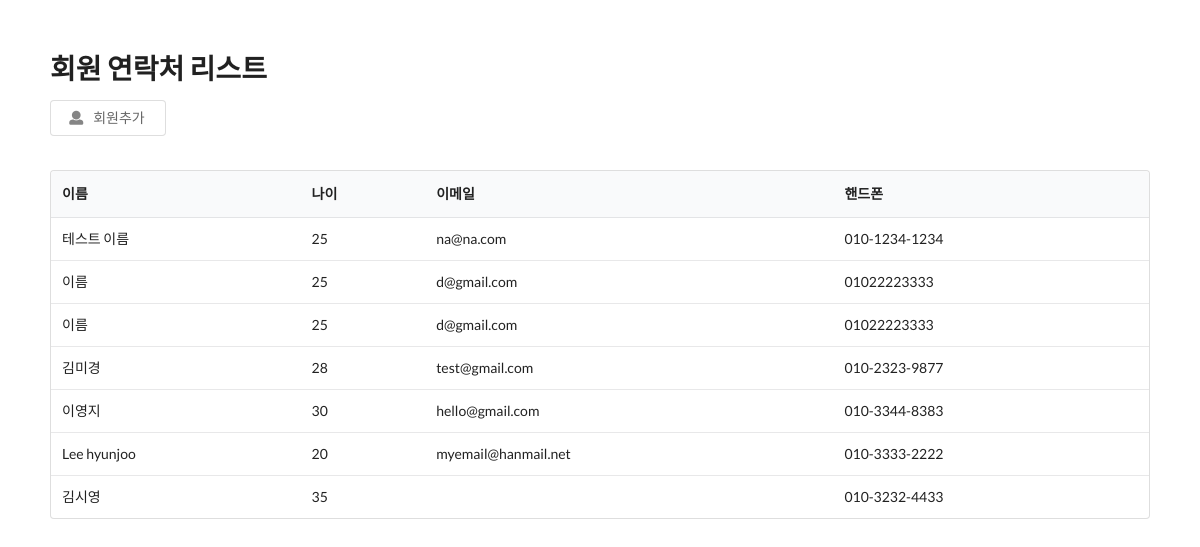
Before: / with the older database file.
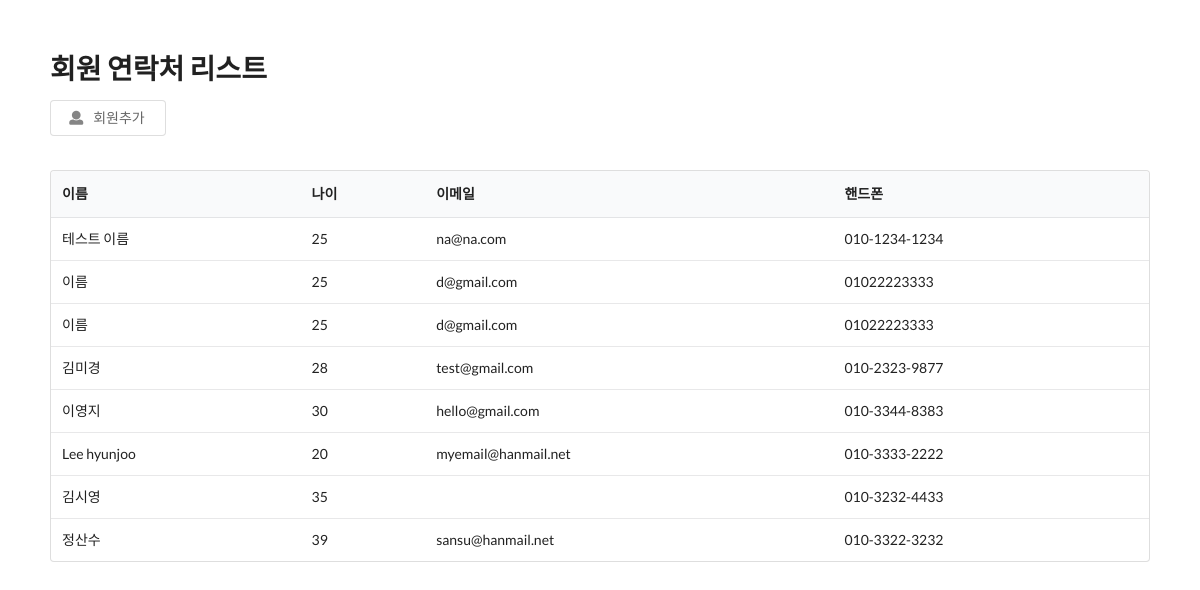
After: the same page with the newer database file.
### tables this page shows
CREATE TABLE members (
id integer primary key autoincrement,
name text not null,
age integer,
email text,
phone text);

### contact.py (the view)
@app.route('/')
def index():
    conn = lite.connect("members.db")
    conn.row_factory = lite.Row
    cur = conn.cursor()
    cur.execute("SELECT * FROM members")
    rows = cur.fetchall();
    conn.close()
    return render_template('index.html', rows = rows)

### templates/index.html
{% extends "layout.html" %}
{% block body %}
<h1>회원 연락처 리스트</h1>
<a id="add-member" class="ui basic button" href="{{ url_for('new_member')}}">
  <i class="icon user"></i> 회원추가
</a>
<table class="ui unstackable table">
  <thead>
    <tr>
      <th>이름</th>
      <th>나이</th>
      <th>이메일</th>
      <th>핸드폰</th>
    </tr>
  </thead>
  <tbody>
    {% for row in rows%}
    <tr>
      <td>{{ row.name }}</td>
      <td>{{ row.age }}</td>
      <td>{{ row.email }}</td>
      <td>{{ row.phone }}</td>
    </tr>
    {% endfor %}
  </tbody>
</table>
{% endblock %}

### templates/layout.html (shortened to what this page needs)
<!DOCTYPE html>
<html>
  <head>
    <link rel="stylesheet" href="https://cdn.jsdelivr.net/semantic-ui/2.2.10/semantic.min.css">
    <link rel=stylesheet type=text/css href="{{ url_for('static', filename='style.css') }}">
  </head>
  <body>
    {% block body %}{% endblock %}
  </body>
</html>

### static/style.css (style rules this page uses)
body { padding: 50px; }
table { margin-left: auto; margin-right: auto; min-width: 400px; }
#add-member { margin-bottom : 20px; }

Changed rows visible on the page:
added members: name "정산수", age "39", email "sansu@hanmail.net", phone "010-3322-3232"
